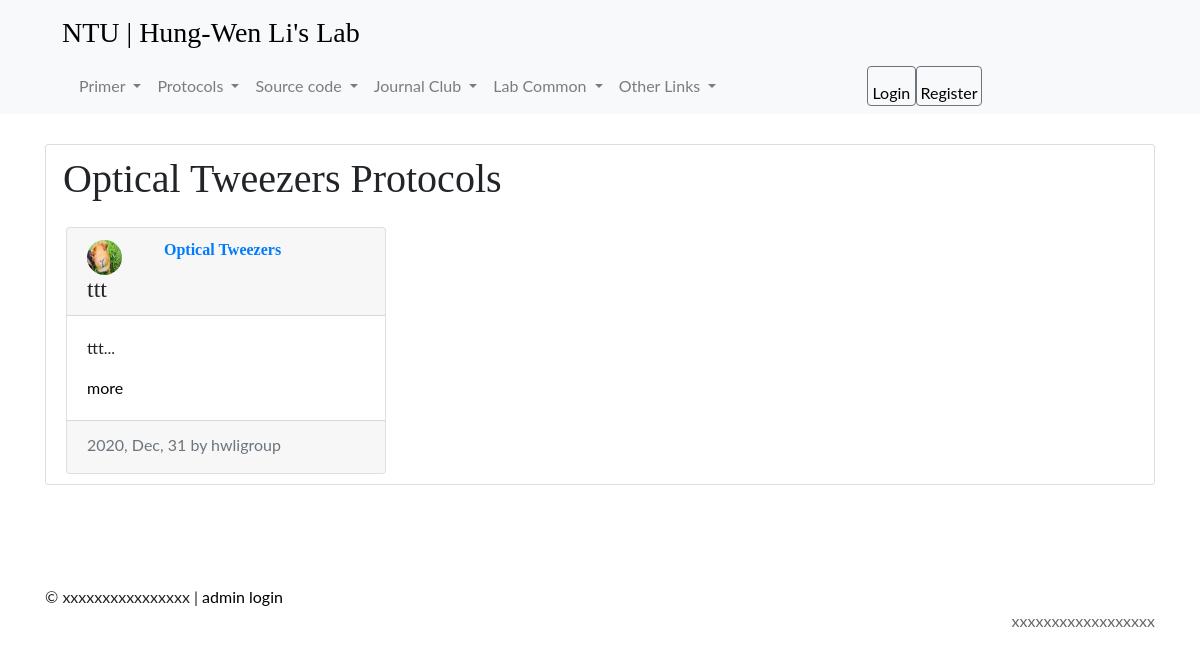
Page /protocols/OT/ on the earlier database version.
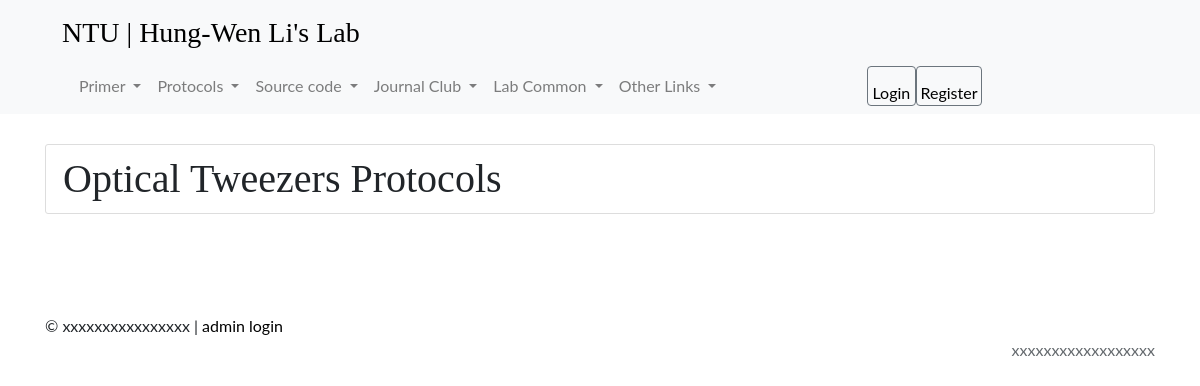
Same page on the later database version.
### posts/models.py (models this page shows, shortened)
class Post(models.Model):
    title = models.CharField(max_length=100)
    category = models.ForeignKey('Category', related_name='Project', null=True, on_delete=models.CASCADE)
    file = models.FileField(upload_to=make_file_path, blank=True)
    content = models.TextField()
    date_posted = models.DateTimeField(default=timezone.now)
    author = models.ForeignKey(User, on_delete=models.CASCADE)

class Category(models.Model):
    name = models.CharField(max_length=100)
    def __str__(self):
        return self.name

### users/models.py (models this page shows, shortened)
class Profile(models.Model):
    user = models.OneToOneField(User, on_delete=models.CASCADE)
    image = models.ImageField(default='default.jpg', upload_to='picture_pics')

### posts/views.py (the view)
# urls.py: path('protocols/OT/', posts_views.protocols_OT, name='protocols_OT'),
def protocols_OT(request):
    OTposts = Post.objects.filter(category__name="Optical Tweezers")
    context = {
        'OTposts':OTposts
    }
    return render(request, 'posts/protocols_OT.html', context)

### posts/templates/posts/protocols_OT.html
{% extends 'posts/base.html' %}
{% block content %}
<div style="margin:30px 0px 100px 0px;" class="content-section">
    <div class="row">
        <h1 class="mb-0">Optical Tweezers Protocols</h1>
        {% for post in OTposts %}
        <div class="col-lg-4">
            <div class="card mt-4" style="width: 20rem;">
                <div class="card-header">
                    <div class="row">
                        <div class="col-3">
                            <img class="rounded-circle article-img" src="{{ post.author.profile.image.url }}">
                        </div>
                        <div class="col-8">
                            <h6><strong class="d-inline-block mb-12 text-primary">{{ post.category }}</strong></h6>
                        </div>
                        <div class="col-12">
                            <h4 class="mb-0" align=justify>{{ post.title }}</h4>
                        </div>
                    </div>
                </div>
                <div class="card-body">
                  <p class="article-content">{{ post.content|slice:"0:5" }}...</p>
                  <a href="{% url 'postdetail' post.pk %}" class="stretched-link">more</a>
                </div>
                <div class="card-footer">
                    <div class="mb-1 text-muted">{{ post.date_posted|date:"Y, M, d" }} by {{ post.author }}</div>
                </div>
            </div>
        </div>
        {% endfor %}
    </div>
{% endblock  %}

Differences in the rows shown:
removed Post: author.profile.image (picture), category "Optical Tweezers", title "ttt", content "ttt", date_posted "2020, Dec, 31", author "hwligroup"
